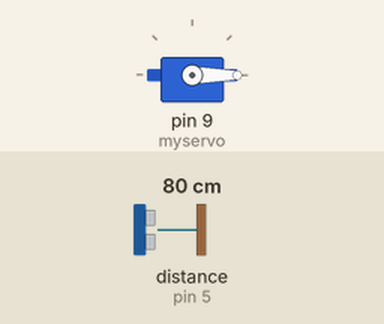
This sketch was run on a simulated Arduino Uno, built with avr-gcc and run on an emulated ATmega328P. Parts: servo. Wiring (inferred from the names in the program): ultrasonic range finder: trigger pin 3; echo pin 5. The inputs (shaded band) are chosen by the test bench; at power-on: distance to the obstacle (sensor on pin 5) 80 cm. The echo pulse lasts 58.3 µs per cm.

Above: at 1.2 s.
1.3 s: distance to the obstacle (sensor on pin 5) set to 24 cm
2.8 s: distance to the obstacle (sensor on pin 5) set to 19 cm
At 3.4 s:
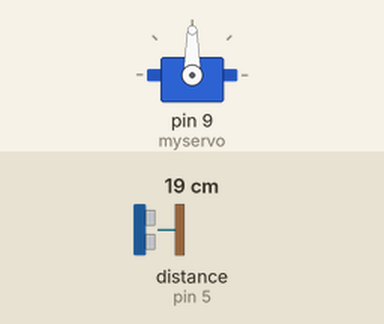
Timing chart, 0 to 5.8 s (numbered marks = the images above; inputs shaded):
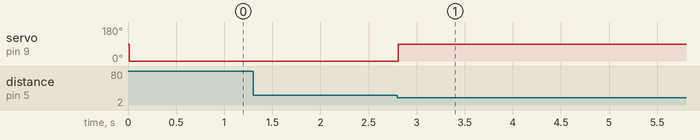

Measured:
- the behaviour switches between 22 and 21 cm on distance to the obstacle (sensor on pin 5) (found by bisection; images 0 and 1)
- after the input at 1.3 s, every drawn part: stays the same
- after the input at 2.8 s, servo on pin 9 (myservo): 0° → 90° at once

The sketch:

capteurbarre.ino
```cpp
#include<Servo.h>
Servo myservo;
const int trigPin=3;
const int echoPin=5;
long tmeduration;
int distance;
bool test1=false;
const int bouton = 4;   // la broche 4 devient bouton
    // la broche 12 devient led
int etatbouton;


void setup() {

  myservo.attach(9);
  pinMode(trigPin,OUTPUT);
  pinMode(echoPin,INPUT);
  Serial.begin(9600);


}

void loop() {

    digitalWrite(trigPin,LOW);
  delayMicroseconds(2);
  digitalWrite(trigPin,HIGH);
  delayMicroseconds(10);
   digitalWrite(trigPin,LOW);

tmeduration=pulseIn(echoPin,HIGH);
distance=(0.034*tmeduration)/2;
if(distance<=20){
  myservo.write(90);
  test1=true;
  }
  else{
    if(test1==true)
    {
      Serial.write('8');
      test1=false;
    }
    myservo.write(0);
   }
    delay(10);


}
```
